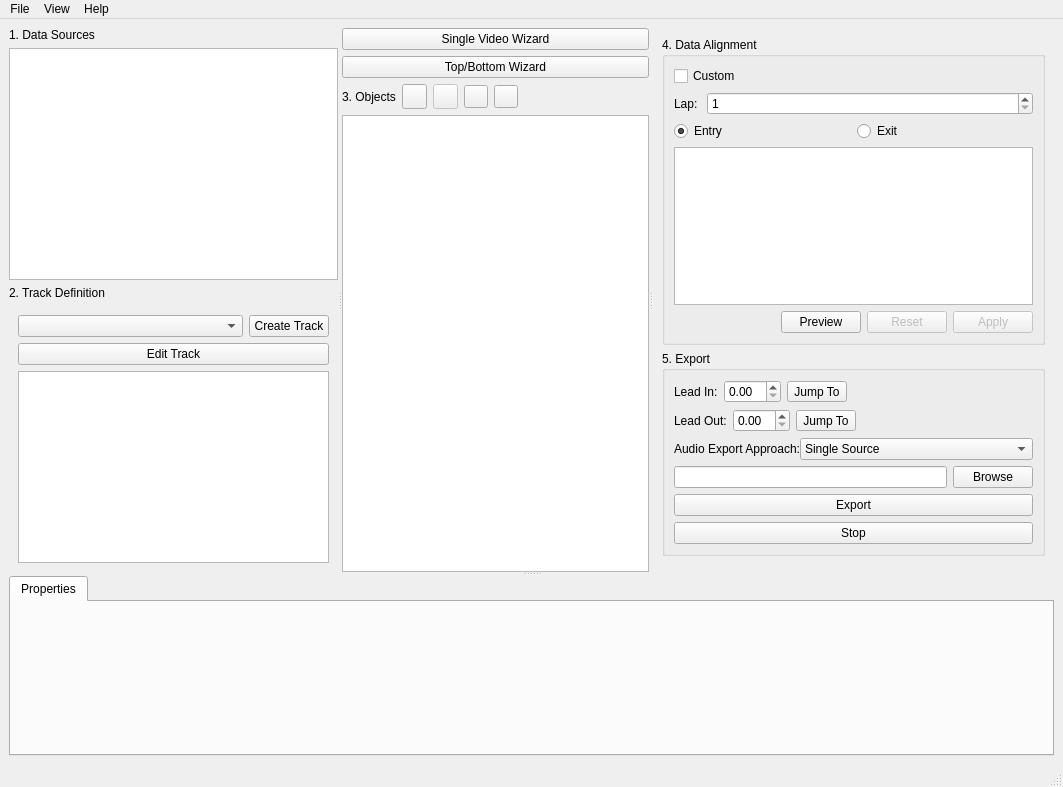
<?xml version="1.0" encoding="UTF-8"?>
<ui version="4.0">
 <class>ProjectWindow</class>
 <widget class="QMainWindow" name="ProjectWindow">
  <property name="geometry">
   <rect>
    <x>0</x>
    <y>0</y>
    <width>1063</width>
    <height>787</height>
   </rect>
  </property>
  <property name="windowTitle">
   <string>MainWindow</string>
  </property>
  <widget class="QWidget" name="centralwidget">
   <layout class="QGridLayout" name="gridLayout">
    <item row="0" column="1">
     <widget class="QSplitter" name="splitter">
      <property name="orientation">
       <enum>Qt::Vertical</enum>
      </property>
      <widget class="QWidget" name="mainWidget" native="true">
       <layout class="QGridLayout" name="gridLayout_2">
        <item row="0" column="0">
         <widget class="QSplitter" name="splitter_2">
          <property name="orientation">
           <enum>Qt::Horizontal</enum>
          </property>
          <widget class="QWidget" name="dataSourcesAndTrackBox" native="true">
           <layout class="QVBoxLayout" name="leftVerticalBox">
            <item>
             <widget class="QLabel" name="label">
              <property name="text">
               <string>1. Data Sources</string>
              </property>
             </widget>
            </item>
            <item>
             <widget class="QTableView" name="tableDataSources"/>
            </item>
            <item>
             <widget class="QLabel" name="label_3">
              <property name="text">
               <string>2. Track Definition</string>
              </property>
             </widget>
            </item>
            <item>
             <widget class="QWidget" name="widget" native="true">
              <layout class="QVBoxLayout" name="verticalLayout_4">
               <item>
                <layout class="QHBoxLayout" name="horizontalLayout" stretch="1,0">
                 <item>
                  <widget class="QComboBox" name="newTrackSourceCombo"/>
                 </item>
                 <item>
                  <widget class="QPushButton" name="newTrackButton">
                   <property name="text">
                    <string>Create Track</string>
                   </property>
                  </widget>
                 </item>
                </layout>
               </item>
               <item>
                <widget class="QPushButton" name="editTrackButton">
                 <property name="text">
                  <string>Edit Track</string>
                 </property>
                </widget>
               </item>
               <item>
                <widget class="QUndoView" name="undoView"/>
               </item>
              </layout>
             </widget>
            </item>
           </layout>
          </widget>
          <widget class="QWidget" name="renderEngineBox" native="true">
           <layout class="QVBoxLayout" name="verticalLayout_2">
            <item>
             <widget class="QPushButton" name="singleVideoWizard">
              <property name="text">
               <string>Single Video Wizard</string>
              </property>
             </widget>
            </item>
            <item>
             <widget class="QPushButton" name="topBottomWizard">
              <property name="text">
               <string>Top/Bottom Wizard</string>
              </property>
             </widget>
            </item>
            <item>
             <layout class="QHBoxLayout" name="horizontalLayout_5">
              <property name="topMargin">
               <number>0</number>
              </property>
              <item>
               <widget class="QLabel" name="label_2">
                <property name="text">
                 <string>3. Objects</string>
                </property>
               </widget>
              </item>
              <item>
               <widget class="QToolButton" name="removeEntity_ToolButton">
                <property name="minimumSize">
                 <size>
                  <width>25</width>
                  <height>25</height>
                 </size>
                </property>
                <property name="text">
                 <string/>
                </property>
                <property name="icon">
                 <iconset theme="list-remove"/>
                </property>
               </widget>
              </item>
              <item>
               <widget class="QToolButton" name="addEntity_ToolButton">
                <property name="enabled">
                 <bool>false</bool>
                </property>
                <property name="minimumSize">
                 <size>
                  <width>25</width>
                  <height>25</height>
                 </size>
                </property>
                <property name="text">
                 <string/>
                </property>
                <property name="icon">
                 <iconset theme="list-add"/>
                </property>
               </widget>
              </item>
              <item>
               <widget class="QToolButton" name="moveEntityDown_ToolButton">
                <property name="text">
                 <string/>
                </property>
                <property name="icon">
                 <iconset theme="go-down"/>
                </property>
               </widget>
              </item>
              <item>
               <widget class="QToolButton" name="moveEntityUp_ToolButton">
                <property name="text">
                 <string/>
                </property>
                <property name="icon">
                 <iconset theme="go-up"/>
                </property>
               </widget>
              </item>
              <item>
               <spacer name="horizontalSpacer">
                <property name="orientation">
                 <enum>Qt::Horizontal</enum>
                </property>
                <property name="sizeHint" stdset="0">
                 <size>
                  <width>40</width>
                  <height>20</height>
                 </size>
                </property>
               </spacer>
              </item>
             </layout>
            </item>
            <item>
             <widget class="QTableView" name="renderEntitiesTable"/>
            </item>
           </layout>
          </widget>
          <widget class="QWidget" name="alignAndExportBox" native="true">
           <property name="enabled">
            <bool>true</bool>
           </property>
           <layout class="QVBoxLayout" name="rightVerticalBox">
            <item>
             <widget class="QWidget" name="widget_2" native="true">
              <layout class="QVBoxLayout" name="verticalLayout_5">
               <item>
                <widget class="QGroupBox" name="alignmentGroupBox">
                 <property name="title">
                  <string>4. Data Alignment</string>
                 </property>
                 <property name="flat">
                  <bool>false</bool>
                 </property>
                 <property name="checkable">
                  <bool>false</bool>
                 </property>
                 <layout class="QVBoxLayout" name="verticalLayout_7">
                  <item>
                   <widget class="QCheckBox" name="customAlignmentCheckBox">
                    <property name="text">
                     <string>Custom</string>
                    </property>
                   </widget>
                  </item>
                  <item>
                   <widget class="QWidget" name="lapAlignment_VBox" native="true">
                    <layout class="QVBoxLayout" name="verticalLayout">
                     <property name="leftMargin">
                      <number>0</number>
                     </property>
                     <property name="topMargin">
                      <number>0</number>
                     </property>
                     <property name="rightMargin">
                      <number>0</number>
                     </property>
                     <property name="bottomMargin">
                      <number>0</number>
                     </property>
                     <item>
                      <layout class="QHBoxLayout" name="horizontalLayout_2" stretch="0,1">
                       <item>
                        <widget class="QLabel" name="label_5">
                         <property name="text">
                          <string>Lap: </string>
                         </property>
                        </widget>
                       </item>
                       <item>
                        <widget class="QSpinBox" name="lapSpinBox">
                         <property name="minimum">
                          <number>1</number>
                         </property>
                        </widget>
                       </item>
                      </layout>
                     </item>
                     <item>
                      <layout class="QHBoxLayout" name="horizontalLayout_3">
                       <item>
                        <widget class="QRadioButton" name="entryRadio">
                         <property name="text">
                          <string>Entry</string>
                         </property>
                         <property name="checked">
                          <bool>true</bool>
                         </property>
                        </widget>
                       </item>
                       <item>
                        <widget class="QRadioButton" name="exitRadio">
                         <property name="text">
                          <string>Exit</string>
                         </property>
                        </widget>
                       </item>
                      </layout>
                     </item>
                    </layout>
                   </widget>
                  </item>
                  <item>
                   <widget class="QTableWidget" name="customAlignmentTableWidget"/>
                  </item>
                  <item>
                   <layout class="QHBoxLayout" name="horizontalLayout_8">
                    <property name="bottomMargin">
                     <number>0</number>
                    </property>
                    <item>
                     <spacer name="horizontalSpacer_4">
                      <property name="orientation">
                       <enum>Qt::Horizontal</enum>
                      </property>
                      <property name="sizeHint" stdset="0">
                       <size>
                        <width>40</width>
                        <height>20</height>
                       </size>
                      </property>
                     </spacer>
                    </item>
                    <item>
                     <widget class="QPushButton" name="previewAlignment_PushButton">
                      <property name="text">
                       <string>Preview</string>
                      </property>
                     </widget>
                    </item>
                    <item>
                     <widget class="QPushButton" name="resetAlignment_PushButton">
                      <property name="enabled">
                       <bool>false</bool>
                      </property>
                      <property name="text">
                       <string>Reset</string>
                      </property>
                     </widget>
                    </item>
                    <item>
                     <widget class="QPushButton" name="applyAlignment_PushButton">
                      <property name="enabled">
                       <bool>false</bool>
                      </property>
                      <property name="text">
                       <string>Apply</string>
                      </property>
                     </widget>
                    </item>
                   </layout>
                  </item>
                 </layout>
                </widget>
               </item>
               <item>
                <widget class="QGroupBox" name="exportGroupBox">
                 <property name="enabled">
                  <bool>true</bool>
                 </property>
                 <property name="title">
                  <string>5. Export</string>
                 </property>
                 <property name="alignment">
                  <set>Qt::AlignLeading|Qt::AlignLeft|Qt::AlignTop</set>
                 </property>
                 <layout class="QVBoxLayout" name="verticalLayout_8">
                  <item>
                   <layout class="QHBoxLayout" name="horizontalLayout_6">
                    <property name="bottomMargin">
                     <number>0</number>
                    </property>
                    <item>
                     <widget class="QLabel" name="label_4">
                      <property name="text">
                       <string>Lead In:</string>
                      </property>
                     </widget>
                    </item>
                    <item>
                     <widget class="QDoubleSpinBox" name="leadIn_SpinBox"/>
                    </item>
                    <item>
                     <widget class="QToolButton" name="jumpToLeadIn_ToolButton">
                      <property name="text">
                       <string>Jump To</string>
                      </property>
                     </widget>
                    </item>
                    <item>
                     <spacer name="horizontalSpacer_2">
                      <property name="orientation">
                       <enum>Qt::Horizontal</enum>
                      </property>
                      <property name="sizeHint" stdset="0">
                       <size>
                        <width>40</width>
                        <height>20</height>
                       </size>
                      </property>
                     </spacer>
                    </item>
                   </layout>
                  </item>
                  <item>
                   <layout class="QHBoxLayout" name="horizontalLayout_7">
                    <property name="bottomMargin">
                     <number>0</number>
                    </property>
                    <item>
                     <widget class="QLabel" name="label_6">
                      <property name="text">
                       <string>Lead Out:</string>
                      </property>
                     </widget>
                    </item>
                    <item>
                     <widget class="QDoubleSpinBox" name="leadOut_SpinBox"/>
                    </item>
                    <item>
                     <widget class="QToolButton" name="jumpToLeadOut_ToolButton">
                      <property name="text">
                       <string>Jump To</string>
                      </property>
                     </widget>
                    </item>
                    <item>
                     <spacer name="horizontalSpacer_3">
                      <property name="orientation">
                       <enum>Qt::Horizontal</enum>
                      </property>
                      <property name="sizeHint" stdset="0">
                       <size>
                        <width>40</width>
                        <height>20</height>
                       </size>
                      </property>
                     </spacer>
                    </item>
                   </layout>
                  </item>
                  <item>
                   <layout class="QHBoxLayout" name="horizontalLayout_9" stretch="0,1">
                    <property name="spacing">
                     <number>0</number>
                    </property>
                    <property name="topMargin">
                     <number>0</number>
                    </property>
                    <item>
                     <widget class="QLabel" name="label_7">
                      <property name="text">
                       <string>Audio Export Approach:</string>
                      </property>
                     </widget>
                    </item>
                    <item>
                     <widget class="QComboBox" name="audioApproach_ComboBox">
                      <item>
                       <property name="text">
                        <string>Single Source</string>
                       </property>
                      </item>
                      <item>
                       <property name="text">
                        <string>Multi Source (split L/R)</string>
                       </property>
                      </item>
                     </widget>
                    </item>
                   </layout>
                  </item>
                  <item>
                   <layout class="QHBoxLayout" name="horizontalLayout_4" stretch="1,0">
                    <item>
                     <widget class="QLineEdit" name="exportFileLineEdit"/>
                    </item>
                    <item>
                     <widget class="QPushButton" name="browseExportButton">
                      <property name="text">
                       <string>Browse</string>
                      </property>
                     </widget>
                    </item>
                   </layout>
                  </item>
                  <item>
                   <widget class="QPushButton" name="exportButton">
                    <property name="text">
                     <string>Export</string>
                    </property>
                   </widget>
                  </item>
                  <item>
                   <widget class="QPushButton" name="stopButton">
                    <property name="text">
                     <string>Stop</string>
                    </property>
                   </widget>
                  </item>
                 </layout>
                </widget>
               </item>
               <item>
                <spacer name="verticalSpacer">
                 <property name="orientation">
                  <enum>Qt::Vertical</enum>
                 </property>
                 <property name="sizeHint" stdset="0">
                  <size>
                   <width>20</width>
                   <height>40</height>
                  </size>
                 </property>
                </spacer>
               </item>
              </layout>
             </widget>
            </item>
           </layout>
          </widget>
         </widget>
        </item>
       </layout>
      </widget>
      <widget class="QTabWidget" name="bottomTabs">
       <property name="minimumSize">
        <size>
         <width>0</width>
         <height>180</height>
        </size>
       </property>
       <property name="currentIndex">
        <number>0</number>
       </property>
       <widget class="QWidget" name="propertiesTab">
        <attribute name="title">
         <string>Properties</string>
        </attribute>
       </widget>
      </widget>
     </widget>
    </item>
   </layout>
  </widget>
  <widget class="QMenuBar" name="menubar">
   <property name="geometry">
    <rect>
     <x>0</x>
     <y>0</y>
     <width>1063</width>
     <height>22</height>
    </rect>
   </property>
   <widget class="QMenu" name="menuFile">
    <property name="title">
     <string>File</string>
    </property>
    <widget class="QMenu" name="menuLoad_Recent_Project">
     <property name="title">
      <string>Load Recent Project</string>
     </property>
     <addaction name="actionProject1"/>
     <addaction name="actionProject2"/>
    </widget>
    <addaction name="actionNew_Project"/>
    <addaction name="actionSave_Project"/>
    <addaction name="actionSave_Project_as"/>
    <addaction name="separator"/>
    <addaction name="actionLoad_Project"/>
    <addaction name="menuLoad_Recent_Project"/>
    <addaction name="separator"/>
    <addaction name="actionImport_Sources"/>
   </widget>
   <widget class="QMenu" name="menuView">
    <property name="title">
     <string>View</string>
    </property>
    <widget class="QMenu" name="menuPreview_Resolution">
     <property name="title">
      <string>Preview Resolution</string>
     </property>
     <addaction name="action960_x_540"/>
     <addaction name="action1280_x_720"/>
     <addaction name="action1920_x_1080"/>
    </widget>
    <addaction name="actionShow_Render_Preview"/>
    <addaction name="menuPreview_Resolution"/>
   </widget>
   <widget class="QMenu" name="menuHelp">
    <property name="title">
     <string>Help</string>
    </property>
    <addaction name="actionAbout"/>
   </widget>
   <addaction name="menuFile"/>
   <addaction name="menuView"/>
   <addaction name="menuHelp"/>
  </widget>
  <widget class="QStatusBar" name="statusbar"/>
  <action name="actionSave_Project">
   <property name="text">
    <string>Save Project</string>
   </property>
   <property name="shortcut">
    <string>Ctrl+S</string>
   </property>
  </action>
  <action name="actionSave_Project_as">
   <property name="text">
    <string>Save Project as...</string>
   </property>
   <property name="shortcut">
    <string>Ctrl+Shift+S</string>
   </property>
  </action>
  <action name="actionLoad_Project">
   <property name="text">
    <string>Load Project...</string>
   </property>
   <property name="shortcut">
    <string>Ctrl+O</string>
   </property>
  </action>
  <action name="actionShow_Track_Editor">
   <property name="text">
    <string>Show Track Editor</string>
   </property>
  </action>
  <action name="actionShow_Render_Preview">
   <property name="text">
    <string>Show Render Preview</string>
   </property>
  </action>
  <action name="actionImport_Sources">
   <property name="text">
    <string>Import Sources...</string>
   </property>
   <property name="shortcut">
    <string>Ctrl+I</string>
   </property>
  </action>
  <action name="actionProject1">
   <property name="text">
    <string>Project1</string>
   </property>
  </action>
  <action name="actionProject2">
   <property name="text">
    <string>Project2</string>
   </property>
  </action>
  <action name="action1280_x_720">
   <property name="checkable">
    <bool>true</bool>
   </property>
   <property name="checked">
    <bool>false</bool>
   </property>
   <property name="text">
    <string>1280 x 720</string>
   </property>
  </action>
  <action name="action1920_x_1080">
   <property name="checkable">
    <bool>true</bool>
   </property>
   <property name="text">
    <string>1920 x 1080</string>
   </property>
  </action>
  <action name="action960_x_540">
   <property name="checkable">
    <bool>true</bool>
   </property>
   <property name="checked">
    <bool>true</bool>
   </property>
   <property name="text">
    <string>960 x 540</string>
   </property>
  </action>
  <action name="actionAbout">
   <property name="text">
    <string>About...</string>
   </property>
  </action>
  <action name="actionNew_Project">
   <property name="text">
    <string>New Project</string>
   </property>
   <property name="shortcut">
    <string>Ctrl+N</string>
   </property>
  </action>
 </widget>
 <resources/>
 <connections/>
</ui>
